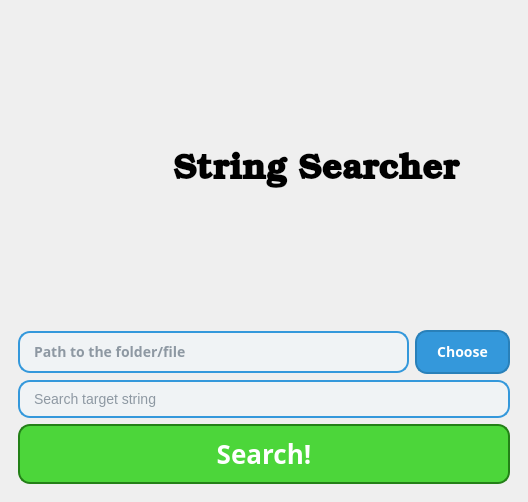
<?xml version="1.0" encoding="UTF-8"?>
<ui version="4.0">
 <class>MainWindow</class>
 <widget class="QMainWindow" name="MainWindow">
  <property name="geometry">
   <rect>
    <x>0</x>
    <y>0</y>
    <width>528</width>
    <height>502</height>
   </rect>
  </property>
  <property name="windowTitle">
   <string>MainWindow</string>
  </property>
  <widget class="QWidget" name="centralwidget">
   <property name="styleSheet">
    <string notr="true"/>
   </property>
   <layout class="QHBoxLayout" name="horizontalLayout_4">
    <item>
     <widget class="QStackedWidget" name="stackedWidget">
      <property name="sizePolicy">
       <sizepolicy hsizetype="Expanding" vsizetype="Ignored">
        <horstretch>0</horstretch>
        <verstretch>0</verstretch>
       </sizepolicy>
      </property>
      <property name="currentIndex">
       <number>0</number>
      </property>
      <widget class="QWidget" name="page_search">
       <property name="sizePolicy">
        <sizepolicy hsizetype="Preferred" vsizetype="Preferred">
         <horstretch>0</horstretch>
         <verstretch>0</verstretch>
        </sizepolicy>
       </property>
       <property name="minimumSize">
        <size>
         <width>0</width>
         <height>0</height>
        </size>
       </property>
       <layout class="QVBoxLayout" name="verticalLayout">
        <item>
         <layout class="QHBoxLayout" name="horizontalLayout_2">
          <item>
           <widget class="QLabel" name="label">
            <property name="sizePolicy">
             <sizepolicy hsizetype="Fixed" vsizetype="Fixed">
              <horstretch>0</horstretch>
              <verstretch>0</verstretch>
             </sizepolicy>
            </property>
            <property name="minimumSize">
             <size>
              <width>0</width>
              <height>0</height>
             </size>
            </property>
            <property name="maximumSize">
             <size>
              <width>100</width>
              <height>100</height>
             </size>
            </property>
            <property name="text">
             <string/>
            </property>
            <property name="pixmap">
             <pixmap>logo.png</pixmap>
            </property>
            <property name="scaledContents">
             <bool>true</bool>
            </property>
           </widget>
          </item>
          <item alignment="Qt::AlignmentFlag::AlignHCenter">
           <widget class="QLabel" name="label_2">
            <property name="sizePolicy">
             <sizepolicy hsizetype="Preferred" vsizetype="Preferred">
              <horstretch>0</horstretch>
              <verstretch>0</verstretch>
             </sizepolicy>
            </property>
            <property name="font">
             <font>
              <family>URW Bookman</family>
              <pointsize>26</pointsize>
              <italic>false</italic>
              <bold>true</bold>
             </font>
            </property>
            <property name="text">
             <string>String Searcher</string>
            </property>
           </widget>
          </item>
         </layout>
        </item>
        <item>
         <layout class="QHBoxLayout" name="horizontalLayout">
          <item>
           <widget class="QLineEdit" name="lineEdit">
            <property name="font">
             <font>
              <family>JetBrains Mono</family>
              <pointsize>-1</pointsize>
              <bold>true</bold>
             </font>
            </property>
            <property name="styleSheet">
             <string notr="true">QLineEdit {
    border: 2px solid #3498db;              /* Blue border */
    border-radius: 12px;                    /* Rounded corners */
    padding: 8px 12px;                      /* Internal padding */
    background-color: #f0f3f5;              /* Light gray background */
    font-size: 14px;                        /* Font size */
    color: #2c3e50;                         /* Dark text color */
    font-family: 'JetBrains Mono', 'Arial', sans-serif;        /* Font family */
}

QLineEdit:focus {
    border: 2px solid #e74c3c;              /* Red border on focus */
    background-color: #ffffff;              /* White background when focused */
    /* box-shadow: 0px 0px 10px rgba(231, 76, 60, 0.4);  -- Removed */
}

QLineEdit:hover {
    border: 2px solid #2980b9;              /* Change border to blue on hover */
    background-color: #ecf0f1;              /* Light background on hover */
    /* box-shadow: 0px 0px 8px rgba(0, 0, 0, 0.2);  -- Removed */
}

QLineEdit:disabled {
    border: 2px solid #bdc3c7;              /* Light gray border when disabled */
    background-color: #e5e5e5;              /* Slightly darker background when disabled */
    color: #7f8c8d;                         /* Light text color when disabled */
}

QLineEdit::placeholder {
    color: #95a5a6;                         /* Lighter placeholder text color */
    font-style: italic;                     /* Italic placeholder */
}
</string>
            </property>
            <property name="text">
             <string/>
            </property>
            <property name="placeholderText">
             <string>Path to the folder/file</string>
            </property>
           </widget>
          </item>
          <item>
           <widget class="QPushButton" name="pushButton">
            <property name="font">
             <font>
              <family>JetBrains Mono</family>
              <pointsize>-1</pointsize>
              <bold>true</bold>
             </font>
            </property>
            <property name="styleSheet">
             <string notr="true">QPushButton {
    background-color: #3498db;              /* Blue background */
    border: 2px solid #2980b9;              /* Darker blue border */
    color: white;                           /* White text */
    border-radius: 12px;                    /* Rounded corners */
    font-size: 14px;                        /* Font size */
    padding: 10px 20px;                     /* Padding for button */
    font-family: 'JetBrains Mono', 'Arial', sans-serif;       /* Font family */
    text-align: center;                     /* Center the text */
}

QPushButton:hover {
    background-color: #2980b9;              /* Darker blue on hover */
    border: 2px solid #3498db;              /* Light blue border on hover */
}

QPushButton:pressed {
    background-color: #1abc9c;              /* Greenish background when pressed */
    border: 2px solid #16a085;              /* Greenish border when pressed */
}

QPushButton:disabled {
    background-color: #bdc3c7;              /* Gray background when disabled */
    border: 2px solid #95a5a6;              /* Gray border when disabled */
    color: #7f8c8d;                         /* Lighter text color when disabled */
}
</string>
            </property>
            <property name="text">
             <string>Choose</string>
            </property>
           </widget>
          </item>
         </layout>
        </item>
        <item>
         <widget class="QLineEdit" name="lineEdit_2">
          <property name="styleSheet">
           <string notr="true">QLineEdit {
    border: 2px solid #3498db;              /* Blue border */
    border-radius: 12px;                    /* Rounded corners */
    padding: 8px 12px;                      /* Internal padding */
    background-color: #f0f3f5;              /* Light gray background */
    font-size: 14px;                        /* Font size */
    color: #2c3e50;                         /* Dark text color */
    font-family: 'JetBrains Mono', 'Arial', sans-serif;        /* Font family */
}

QLineEdit:focus {
    border: 2px solid #e74c3c;              /* Red border on focus */
    background-color: #ffffff;              /* White background when focused */
    /* box-shadow: 0px 0px 10px rgba(231, 76, 60, 0.4);  -- Removed */
}

QLineEdit:hover {
    border: 2px solid #2980b9;              /* Change border to blue on hover */
    background-color: #ecf0f1;              /* Light background on hover */
    /* box-shadow: 0px 0px 8px rgba(0, 0, 0, 0.2);  -- Removed */
}

QLineEdit:disabled {
    border: 2px solid #bdc3c7;              /* Light gray border when disabled */
    background-color: #e5e5e5;              /* Slightly darker background when disabled */
    color: #7f8c8d;                         /* Light text color when disabled */
}

QLineEdit::placeholder {
    color: #95a5a6;                         /* Lighter placeholder text color */
    font-style: italic;                     /* Italic placeholder */
}
</string>
          </property>
          <property name="placeholderText">
           <string>Search target string</string>
          </property>
         </widget>
        </item>
        <item>
         <widget class="QPushButton" name="pushButton_2">
          <property name="font">
           <font>
            <family>Jetbrains Mono</family>
            <pointsize>-1</pointsize>
            <bold>true</bold>
           </font>
          </property>
          <property name="styleSheet">
           <string notr="true">QPushButton {
    background-color: #4cd63a;              
    border: 2px solid #238017;             
    color: white;             
    border-radius: 12px;                
    font-size: 26px;                  
    padding: 10px 20px;                 
    font-family: 'Jetbrains Mono', 'Arial', sans-serif;   
    text-align: center;                    
}

QPushButton:hover {
    background-color: #238017;             
    border: 2px solid #4cd63a;            
}

QPushButton:pressed {
    background-color: #00ffa2;              /* Greenish background when pressed */
    border: 2px solid #008253;              /* Greenish border when pressed */
}

QPushButton:disabled {
    background-color: #bdc3c7;              /* Gray background when disabled */
    border: 2px solid #95a5a6;              /* Gray border when disabled */
    color: #7f8c8d;                         /* Lighter text color when disabled */
}
</string>
          </property>
          <property name="text">
           <string>Search!</string>
          </property>
         </widget>
        </item>
       </layout>
      </widget>
      <widget class="QWidget" name="page_wait">
       <layout class="QVBoxLayout" name="verticalLayout_2">
        <item alignment="Qt::AlignmentFlag::AlignHCenter">
         <widget class="QLabel" name="label_wait">
          <property name="sizePolicy">
           <sizepolicy hsizetype="Expanding" vsizetype="Expanding">
            <horstretch>0</horstretch>
            <verstretch>0</verstretch>
           </sizepolicy>
          </property>
          <property name="text">
           <string/>
          </property>
         </widget>
        </item>
        <item>
         <spacer name="verticalSpacer">
          <property name="orientation">
           <enum>Qt::Orientation::Vertical</enum>
          </property>
          <property name="sizeType">
           <enum>QSizePolicy::Policy::Fixed</enum>
          </property>
          <property name="sizeHint" stdset="0">
           <size>
            <width>20</width>
            <height>20</height>
           </size>
          </property>
         </spacer>
        </item>
        <item>
         <widget class="QPushButton" name="pushButton_cancel">
          <property name="styleSheet">
           <string notr="true">QPushButton {
    background-color: #4cd63a;              
    border: 2px solid #238017;             
    color: white;             
    border-radius: 12px;                
    font-size: 26px;                  
    padding: 10px 20px;                 
    font-family: 'Jetbrains Mono', 'Arial', sans-serif;   
    text-align: center;                    
}

QPushButton:hover {
    background-color: #238017;             
    border: 2px solid #4cd63a;            
}

QPushButton:pressed {
    background-color: #00ffa2;              /* Greenish background when pressed */
    border: 2px solid #008253;              /* Greenish border when pressed */
}

QPushButton:disabled {
    background-color: #bdc3c7;              /* Gray background when disabled */
    border: 2px solid #95a5a6;              /* Gray border when disabled */
    color: #7f8c8d;                         /* Lighter text color when disabled */
}
</string>
          </property>
          <property name="text">
           <string>Cancel</string>
          </property>
         </widget>
        </item>
       </layout>
      </widget>
      <widget class="QWidget" name="page_results">
       <layout class="QVBoxLayout" name="verticalLayout_3">
        <item alignment="Qt::AlignmentFlag::AlignHCenter">
         <widget class="QLabel" name="label_3">
          <property name="sizePolicy">
           <sizepolicy hsizetype="Expanding" vsizetype="Expanding">
            <horstretch>0</horstretch>
            <verstretch>0</verstretch>
           </sizepolicy>
          </property>
          <property name="maximumSize">
           <size>
            <width>16777215</width>
            <height>60</height>
           </size>
          </property>
          <property name="font">
           <font>
            <family>URW Bookman</family>
            <pointsize>26</pointsize>
            <bold>true</bold>
           </font>
          </property>
          <property name="text">
           <string>Results</string>
          </property>
         </widget>
        </item>
        <item>
         <widget class="QTreeWidget" name="treeWidget">
          <property name="styleSheet">
           <string notr="true">QTreeWidget {
    background-color: #f9f9f9;  /* Soft light background */
    border: 1px solid #ddd;  /* Subtle border for the tree widget */
    color: #444;  /* Darker text color for better readability */
    font-size: 14px;  /* Font size for the items */
    font-family: 'JetBrains Mono', Tahoma, Geneva, Verdana, sans-serif;  /* Modern font */
    border-radius: 8px;  /* Rounded corners for the widget */
}

QTreeWidget::item {
    background-color: transparent;  /* Transparent background for each item */
    padding: 8px 16px;  /* Comfortable padding around each item */
    border-radius: 5px;  /* Rounded corners for each item */
}

QTreeWidget::item:hover {
    background-color: #d1e7ff;  /* Light blue background on hover */
    border-radius: 5px;  /* Maintain rounded corners on hover */
}

QTreeWidget::item:selected {
    background-color: #4fa3e3;  /* Blue background for selected item */
    color: white;  /* White text for selected item */
    font-weight: bold;  /* Make selected item text bold */
}

QTreeWidget::branch {
    border-image: url(:/images/branch.png);  /* Optional custom branch image */
    background: none;  /* No background for the branch */
}

QTreeWidget::indicator {
    width: 22px;  /* Width of the expand/collapse indicator */
    height: 22px;  /* Height of the expand/collapse indicator */
    padding: 2px;
}

QTreeWidget::indicator:opened {
    image: url(:/images/expanded.png);  /* Custom image for the open indicator */
}

QTreeWidget::indicator:closed {
    image: url(:/images/collapsed.png);  /* Custom image for the closed indicator */
}

QTreeWidget::header {
    background-color: #4fa3e3;  /* Header background with a blue shade */
    color: white;  /* White text for header */
    font-weight: bold;  /* Bold header text */
    font-size: 18px;  /* Slightly larger font size for the header */
    border: none;  /* Remove border for the header */
    padding: 12px;  /* Padding for header */
    border-top-left-radius: 8px;  /* Rounded top-left corner */
    border-top-right-radius: 8px;  /* Rounded top-right corner */
}

QTreeWidget::column {
    padding: 6px 12px;  /* Padding inside the columns */
}

QTreeWidget::item:!selected {
    background-color: #f9f9f9;  /* Subtle background for unselected items */
}

QTreeWidget::item:selected:!active {
    background-color: #5cb1e0;  /* Lighter blue for selected inactive items */
}

QTreeWidget::item:disabled {
    color: #888;  /* Dim color for disabled items */
    background-color: #f3f3f3;  /* Lighter background for disabled items */
}
</string>
          </property>
          <column>
           <property name="text">
            <string>Files</string>
           </property>
           <property name="font">
            <font>
             <family>JetBrains Mono</family>
             <pointsize>18</pointsize>
             <bold>true</bold>
            </font>
           </property>
           <property name="background">
            <color>
             <red>28</red>
             <green>113</green>
             <blue>216</blue>
            </color>
           </property>
          </column>
          <item>
           <property name="text">
            <string>path_to_file</string>
           </property>
           <item>
            <property name="text">
             <string>Line number: x</string>
            </property>
           </item>
           <item>
            <property name="text">
             <string>Line offset: y</string>
            </property>
           </item>
           <item>
            <property name="text">
             <string>Line: 'line itself'</string>
            </property>
           </item>
          </item>
         </widget>
        </item>
        <item>
         <spacer name="verticalSpacer_2">
          <property name="orientation">
           <enum>Qt::Orientation::Vertical</enum>
          </property>
          <property name="sizeType">
           <enum>QSizePolicy::Policy::Fixed</enum>
          </property>
          <property name="sizeHint" stdset="0">
           <size>
            <width>20</width>
            <height>20</height>
           </size>
          </property>
         </spacer>
        </item>
        <item alignment="Qt::AlignmentFlag::AlignHCenter">
         <widget class="QPushButton" name="pushButton_3">
          <property name="sizePolicy">
           <sizepolicy hsizetype="Fixed" vsizetype="Fixed">
            <horstretch>0</horstretch>
            <verstretch>0</verstretch>
           </sizepolicy>
          </property>
          <property name="styleSheet">
           <string notr="true">QPushButton {
    background-color: #4cd63a;              
    border: 2px solid #238017;             
    color: white;             
    border-radius: 12px;                
    font-size: 26px;                  
    padding: 10px 20px;                 
    font-family: 'Jetbrains Mono', 'Arial', sans-serif;   
    text-align: center;                    
}

QPushButton:hover {
    background-color: #238017;             
    border: 2px solid #4cd63a;            
}

QPushButton:pressed {
    background-color: #00ffa2;              /* Greenish background when pressed */
    border: 2px solid #008253;              /* Greenish border when pressed */
}

QPushButton:disabled {
    background-color: #bdc3c7;              /* Gray background when disabled */
    border: 2px solid #95a5a6;              /* Gray border when disabled */
    color: #7f8c8d;                         /* Lighter text color when disabled */
}
</string>
          </property>
          <property name="text">
           <string>Go to Main</string>
          </property>
         </widget>
        </item>
       </layout>
      </widget>
     </widget>
    </item>
   </layout>
  </widget>
 </widget>
 <resources/>
 <connections/>
</ui>
